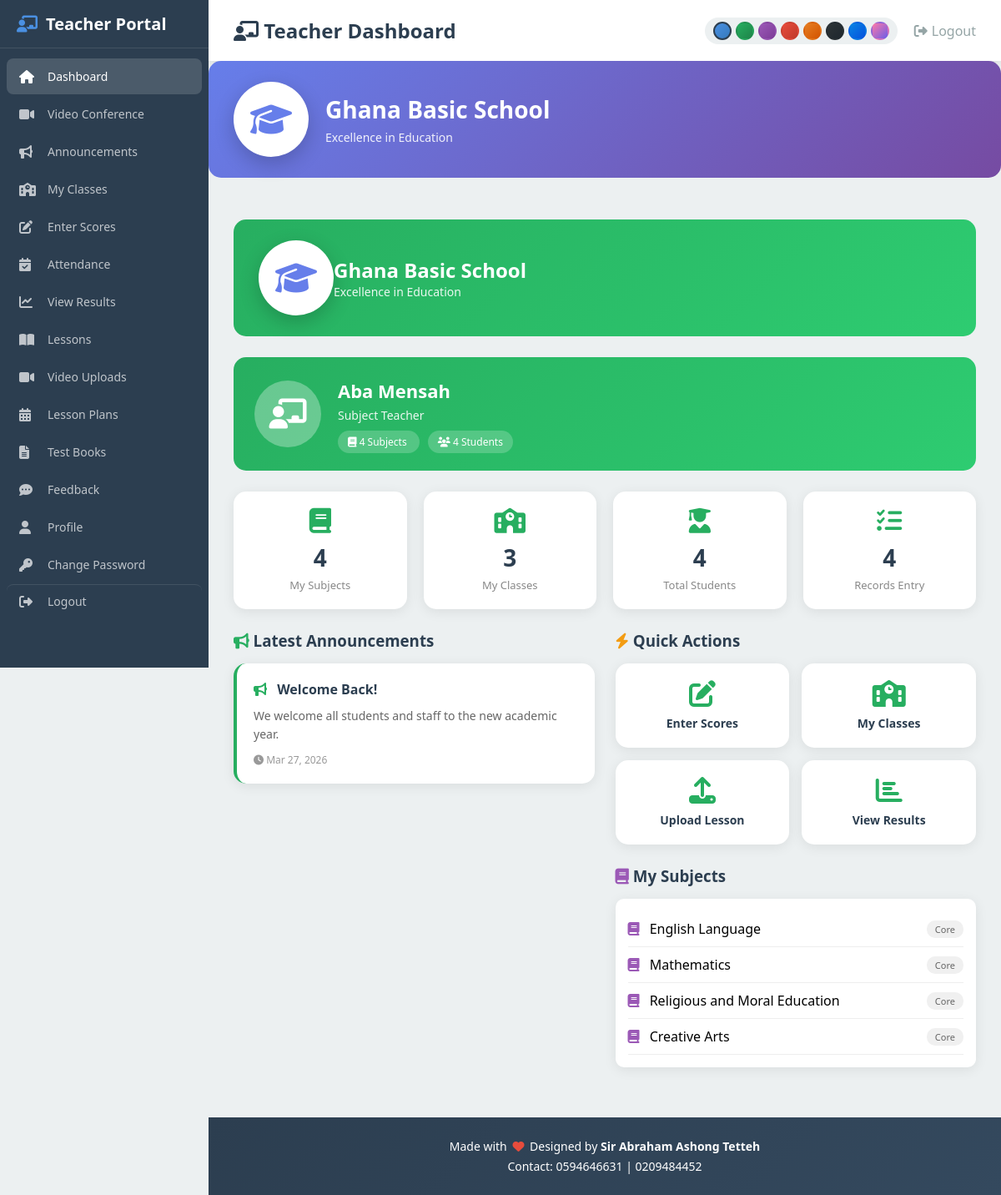
Screenshot of /teacher/index.php (signed in) with the database file from the repository.
### tables this page shows
CREATE TABLE announcements (
    id INT AUTO_INCREMENT PRIMARY KEY,
    title VARCHAR(200) NOT NULL,
    content TEXT NOT NULL,
    target_audience VARCHAR(20) DEFAULT 'all',
    priority VARCHAR(20) DEFAULT 'medium',
    status VARCHAR(20) DEFAULT 'active',
    created_by INT,
    expires_at DATETIME,
    created_at TIMESTAMP DEFAULT CURRENT_TIMESTAMP,
    INDEX idx_status (status),
    INDEX idx_audience (target_audience),
    INDEX idx_priority (priority),
    INDEX idx_expires (expires_at)
);

CREATE TABLE subjects (
    id INT AUTO_INCREMENT PRIMARY KEY,
    subject_name VARCHAR(100) NOT NULL,
    category VARCHAR(20) DEFAULT 'core',
    level VARCHAR(20) DEFAULT 'all',
    created_at TIMESTAMP DEFAULT CURRENT_TIMESTAMP,
    INDEX idx_category (category),
    INDEX idx_level (level)
);

### teacher/index.php (the view, shortened to what this page needs)
<?php
require_once '../config/database.php';
$teacherId = $_SESSION['teacher_id'];
$teacherName = $_SESSION['teacher_name'];
$settings = [];
$stmt = $pdo->query("SELECT * FROM school_settings");
while ($row = $stmt->fetch()) {
    $settings[$row['setting_key']] = $row['setting_value'];
}
$schoolName = $settings['school_name'] ?? 'School Management System';
$schoolLogo = $settings['school_logo'] ?? '';
$dashboardTheme = $settings['dashboard_theme'] ?? 'default';
$themeColors = [
    'default' => '#4a90e2',
    'ocean' => '#2196F3',
    'sunset' => '#ff7043',
    'forest' => '#4caf50',
    'royal' => '#9c27b0',
    'dark' => '#2c3e50'
];
$themeColor = $themeColors[$dashboardTheme] ?? $themeColors['default'];
$bgStyle = '';
$teacherSubjects = $pdo->prepare("SELECT sub.* FROM subjects sub
    INNER JOIN teacher_subjects ts ON sub.id = ts.subject_id
    WHERE ts.teacher_id = ?");
$teacherSubjects->execute([$teacherId]);
$teacherSubjects = $teacherSubjects->fetchAll();
$myClasses = $pdo->query("SELECT c.* FROM classes c
    INNER JOIN teacher_classes tc ON c.id = tc.class_id
    WHERE tc.teacher_id = $teacherId ORDER BY c.level, c.class_name, c.section")->fetchAll();
$announcements = $pdo->query("SELECT * FROM announcements WHERE target_audience IN ('teachers', 'all') AND status = 'active' ORDER BY created_at DESC LIMIT 5")->fetchAll();
$totalStudents = $pdo->query("SELECT COUNT(DISTINCT s.id) FROM students s
    INNER JOIN teacher_classes tc ON s.class_id = tc.class_id
    WHERE tc.teacher_id = $teacherId")->fetchColumn();
$totalClasses = count($myClasses);
?>
<!DOCTYPE html>
<html lang="en">
<head>
    <link rel="stylesheet" href="https://cdnjs.cloudflare.com/ajax/libs/font-awesome/6.4.0/css/all.min.css">
    <link rel="stylesheet" href="../assets/css/styles.css">
    <link rel="stylesheet" href="../assets/css/header-animations.css">
</head>
<body style="--primary: <?php echo htmlspecialchars($themeColor); ?>">
    <nav class="sidebar">
        <div class="sidebar-brand">
            <i class="fas fa-chalkboard-teacher"></i> Teacher Portal
        </div>
        <ul class="sidebar-menu">
            <li><a href="index.php" class="active"><i class="fas fa-home"></i> Dashboard</a></li>
            <li><a href="video_conference.php"><i class="fas fa-video"></i> Video Conference</a></li>
            <li><a href="announcements.php"><i class="fas fa-bullhorn"></i> Announcements</a></li>
            <li><a href="my_classes.php"><i class="fas fa-school"></i> My Classes</a></li>
            <li><a href="enter_scores.php"><i class="fas fa-edit"></i> Enter Scores</a></li>
            <li><a href="attendance.php"><i class="fas fa-calendar-check"></i> Attendance</a></li>
            <li><a href="results.php"><i class="fas fa-chart-line"></i> View Results</a></li>
            <li><a href="lessons.php"><i class="fas fa-book-open"></i> Lessons</a></li>
            <li><a href="video_uploads.php"><i class="fas fa-video"></i> Video Uploads</a></li>
            <li><a href="lesson_plans.php"><i class="fas fa-calendar-alt"></i> Lesson Plans</a></li>
            <li><a href="test_books.php"><i class="fas fa-file-alt"></i> Test Books</a></li>
            <li><a href="feedback.php"><i class="fas fa-comment-dots"></i> Feedback</a></li>
            <li><a href="profile.php"><i class="fas fa-user"></i> Profile</a></li>
            <li><a href="change_password.php"><i class="fas fa-key"></i> Change Password</a></li>
            <li><a href="../logout.php" class="logout-link"><i class="fas fa-sign-out-alt"></i> Logout</a></li>
        </ul>
    </nav>
    <main class="main-content" <?php echo $bgStyle ? 'style="' . $bgStyle . '"' : ''; ?>>
        <div class="header">
            <h1><i class="fas fa-chalkboard-teacher"></i> Teacher Dashboard</h1>
            <div class="header-right">
                <div class="theme-switcher">
                    <button class="theme-btn" data-theme="blue" title="Blue"></button>
                    <button class="theme-btn" data-theme="green" title="Green"></button>
                    <button class="theme-btn" data-theme="purple" title="Purple"></button>
                    <button class="theme-btn" data-theme="red" title="Red"></button>
                    <button class="theme-btn" data-theme="orange" title="Orange"></button>
                    <button class="theme-btn" data-theme="dark" title="Dark"></button>
                    <button class="theme-btn" data-theme="ocean" title="Ocean"></button>
                    <button class="theme-btn" data-theme="sunset" title="Sunset"></button>
                </div>
                <a href="../logout.php"><i class="fas fa-sign-out-alt"></i> Logout</a>
            </div>
        </div>
        <div class="school-header">
            <div class="school-logo">
                <?php if ($schoolLogo && file_exists('../assets/images/' . $schoolLogo)): ?>
                    <img src="../assets/images/<?php echo $schoolLogo; ?>" alt="School Logo">
                <?php else: ?>
                    <i class="fas fa-graduation-cap"></i>
                <?php endif; ?>
            </div>
            <div class="school-info">
                <h1><?php echo htmlspecialchars($schoolName); ?></h1>
                <p><?php echo htmlspecialchars($settings['school_tagline'] ?? ''); ?></p>
            </div>
        </div>
        <div class="content">
            <div class="portal-header">
                <div class="school-logo">
                    <?php if ($schoolLogo && file_exists('../assets/images/' . $schoolLogo)): ?>
                        <img src="../assets/images/<?php echo $schoolLogo; ?>" alt="School Logo">
                    <?php else: ?>
                        <i class="fas fa-graduation-cap"></i>
                    <?php endif; ?>
                </div>
                <div class="school-info">
                    <h1><?php echo htmlspecialchars($schoolName); ?></h1>
                    <p><?php echo $settings['school_tagline'] ?? ''; ?></p>
                </div>
            </div>
            <div class="teacher-card">
                <div class="teacher-avatar">
                    <i class="fas fa-chalkboard-teacher"></i>
                </div>
                <div>
                    <h3><?php echo htmlspecialchars($teacherName); ?></h3>
                    <p>Subject Teacher</p>
                    <div style="margin-top: 10px;">
                        <span style="background: rgba(255,255,255,0.2); padding: 5px 12px; border-radius: 15px; font-size: 12px; margin-right: 10px;">
                            <i class="fas fa-book"></i> <?php echo count($teacherSubjects); ?> Subjects
                        </span>
                        <span style="background: rgba(255,255,255,0.2); padding: 5px 12px; border-radius: 15px; font-size: 12px;">
                            <i class="fas fa-users"></i> <?php echo $totalStudents; ?> Students
                        </span>
                    </div>
                </div>
            </div>
            <div class="stat-cards">
                <div class="stat-card">
                    <i class="fas fa-book"></i>
                    <h3><?php echo count($teacherSubjects); ?></h3>
                    <p>My Subjects</p>
                </div>
                <div class="stat-card">
                    <i class="fas fa-school"></i>
                    <h3><?php echo $totalClasses; ?></h3>
                    <p>My Classes</p>
                </div>
                <div class="stat-card">
                    <i class="fas fa-user-graduate"></i>
                    <h3><?php echo $totalStudents; ?></h3>
                    <p>Total Students</p>
                </div>
                <div class="stat-card">
                    <i class="fas fa-tasks"></i>
                    <h3><?php echo $pdo->query("SELECT COUNT(*) FROM student_assessments sa INNER JOIN teacher_subjects ts ON sa.subject_id = ts.subject_id WHERE ts.teacher_id = $teacherId")->fetchColumn(); ?></h3>
                    <p>Records Entry</p>
                </div>
            </div>
            <div style="display: grid; grid-template-columns: 1fr 1fr; gap: 25px;">
                <div>
                    <h3 style="margin-bottom: 15px; color: #2c3e50;"><i class="fas fa-bullhorn" style="color: #27ae60;"></i> Latest Announcements</h3>
                    <?php if (empty($announcements)): ?>
                    <div class="announcement-card">
                        <p style="text-align: center; color: #999;">No announcements at this time.</p>
                    </div>
                    <?php else: ?>
                        <?php foreach ($announcements as $ann): ?>
                        <div class="announcement-card">
                            <h4><i class="fas fa-bullhorn"></i> <?php echo htmlspecialchars($ann['title']); ?></h4>
                            <p><?php echo nl2br(htmlspecialchars($ann['content'])); ?></p>
                            <div class="announcement-meta">
                                <i class="fas fa-clock"></i> <?php echo date('M d, Y', strtotime($ann['created_at'])); ?>
                            </div>
                        </div>
                        <?php endforeach; ?>
                    <?php endif; ?>
                </div>
                <div>
                    <h3 style="margin-bottom: 15px; color: #2c3e50;"><i class="fas fa-bolt" style="color: #f39c12;"></i> Quick Actions</h3>
                    <div class="quick-actions">
                        <a href="enter_scores.php" class="quick-action">
                            <i class="fas fa-edit"></i>
                            <h4>Enter Scores</h4>
                        </a>
                        <a href="my_classes.php" class="quick-action">
                            <i class="fas fa-school"></i>
                            <h4>My Classes</h4>
                        </a>
                        <a href="lessons.php" class="quick-action">
                            <i class="fas fa-upload"></i>
                            <h4>Upload Lesson</h4>
                        </a>
                        <a href="results.php" class="quick-action">
                            <i class="fas fa-chart-bar"></i>
                            <h4>View Results</h4>
                        </a>
                    </div>
                    <h3 style="margin: 25px 0 15px 0; color: #2c3e50;"><i class="fas fa-book" style="color: #9b59b6;"></i> My Subjects</h3>
                    <div style="background: white; padding: 15px; border-radius: 10px; box-shadow: 0 3px 15px rgba(0,0,0,0.08);">
                        <?php foreach ($teacherSubjects as $sub): ?>
                        <div style="padding: 10px 0; border-bottom: 1px solid #eee; display: flex; justify-content: space-between; align-items: center;">
                            <span><i class="fas fa-book" style="color: #9b59b6; margin-right: 8px;"></i> <?php echo htmlspecialchars($sub['subject_name']); ?></span>
                            <span class="badge" style="background: #f0f0f0; color: #666; font-size: 11px; padding: 3px 10px; border-radius: 10px;"><?php echo ucfirst($sub['category']); ?></span>
                        </div>
                        <?php endforeach; ?>
                    </div>
                </div>
            </div>
        </div>
        <div class="site-footer">
            <p>Made with <i class="fas fa-heart" style="color: #e74c3c;"></i> Designed by <strong>Sir Abraham Ashong Tetteh</strong></p>
            <p>Contact: 0594646631 | 0209484452</p>
        </div>
    </main>
</body>
</html>

### assets/css/header-animations.css (style rules this page uses)
.school-header { display: flex; align-items: center; gap: 20px; padding: 25px 30px; background: linear-gradient(135deg, #667eea 0%, #764ba2 100%); border-radius: 15px; color: white; margin-bottom: 20px; }
.school-logo { width: 90px; height: 90px; border-radius: 50%; background: white; display: flex; align-items: center; justify-content: center; overflow: hidden; box-shadow: 0 8px 25px rgba(0,0,0,0.2); animation: logoRotate 8s linear infinite; flex-shrink: 0; }
.school-logo i { font-size: 40px; color: #667eea; }
.school-info { flex: 1; overflow: hidden; }
.school-info h1 { font-size: 28px; margin: 0 0 5px 0; animation: fadeInSlide 1s ease-out, marquee 8s linear infinite; white-space: nowrap; display: inline-block; }
.school-info p { font-size: 14px; margin: 0; opacity: 0.9; animation: fadeInSlide 1s ease-out 0.2s both; }
.portal-header { animation: headerFadeIn 0.8s ease-out; }
.portal-header .school-logo { animation: logoRotate 8s linear infinite; }
.sidebar-menu li a { display: flex; align-items: center; gap: 12px; padding: 12px 15px; transition: all 0.3s ease; }
.sidebar-menu li a i { transition: transform 0.3s ease; }

### teacher/index.php (style rules this page uses)
.portal-header { background: linear-gradient(135deg, #27ae60, #2ecc71); color: white; padding: 25px 30px; border-radius: 15px; margin-bottom: 25px; display: flex; justify-content: space-between; align-items: center; }
.portal-header h1 { margin: 0; font-size: 24px; }
.teacher-card { background: linear-gradient(135deg, #27ae60, #2ecc71); color: white; padding: 25px; border-radius: 15px; margin-bottom: 25px; display: flex; align-items: center; gap: 20px; }
.teacher-avatar { width: 80px; height: 80px; border-radius: 50%; background: rgba(255,255,255,0.3); display: flex; align-items: center; justify-content: center; font-size: 36px; }
.teacher-card h3 { margin: 0 0 5px 0; font-size: 22px; }
.teacher-card p { margin: 0; opacity: 0.9; font-size: 14px; }
.stat-cards { display: grid; grid-template-columns: repeat(4, 1fr); gap: 20px; margin-bottom: 25px; }
.stat-card { background: white; padding: 20px; border-radius: 15px; text-align: center; box-shadow: 0 3px 15px rgba(0,0,0,0.08); }
.stat-card i { font-size: 30px; color: #27ae60; margin-bottom: 10px; }
.stat-card h3 { font-size: 28px; margin: 0; color: #2c3e50; }
.stat-card p { margin: 5px 0 0 0; color: #888; font-size: 13px; }
.announcement-card { background: white; border-radius: 15px; padding: 20px; margin-bottom: 15px; border-left: 4px solid #27ae60; box-shadow: 0 3px 15px rgba(0,0,0,0.08); }
.announcement-card h4 { margin: 0 0 10px 0; color: #2c3e50; font-size: 16px; }
.announcement-card h4 i { color: #27ae60; margin-right: 8px; }
.announcement-card p { margin: 0 0 10px 0; color: #666; font-size: 14px; line-height: 1.6; }
.announcement-meta { font-size: 12px; color: #999; }
.quick-actions { display: grid; grid-template-columns: repeat(2, 1fr); gap: 15px; }
.quick-action { background: white; padding: 20px; border-radius: 15px; text-align: center; text-decoration: none; color: #2c3e50; box-shadow: 0 3px 15px rgba(0,0,0,0.08); transition: all 0.3s; }
.quick-action i { font-size: 32px; color: #27ae60; margin-bottom: 10px; }
.quick-action h4 { margin: 0; font-size: 14px; }
.site-footer { background: linear-gradient(135deg, #2c3e50, #34495e); color: white; text-align: center; padding: 20px; margin-top: 30px; }
.site-footer p { margin: 5px 0; font-size: 14px; }
.site-footer i { margin: 0 3px; }

### rows the page displays
announcements: title "Welcome Back!", content "We welcome all students and staff to the new academic year.", created_at "Mar 27, 2026"
subjects: subject_name "English Language", category "Core"
subjects: subject_name "Mathematics", category "Core"
subjects: subject_name "Religious and Moral Education", category "Core"
subjects: subject_name "Creative Arts", category "Core"

### other values shown
$schoolName "Ghana Basic School"
$settings['school_tagline'] "Excellence in Education"
$teacherName "Aba Mensah"
count($teacherSubjects) "4"
$totalStudents "4"
$totalClasses "3"
